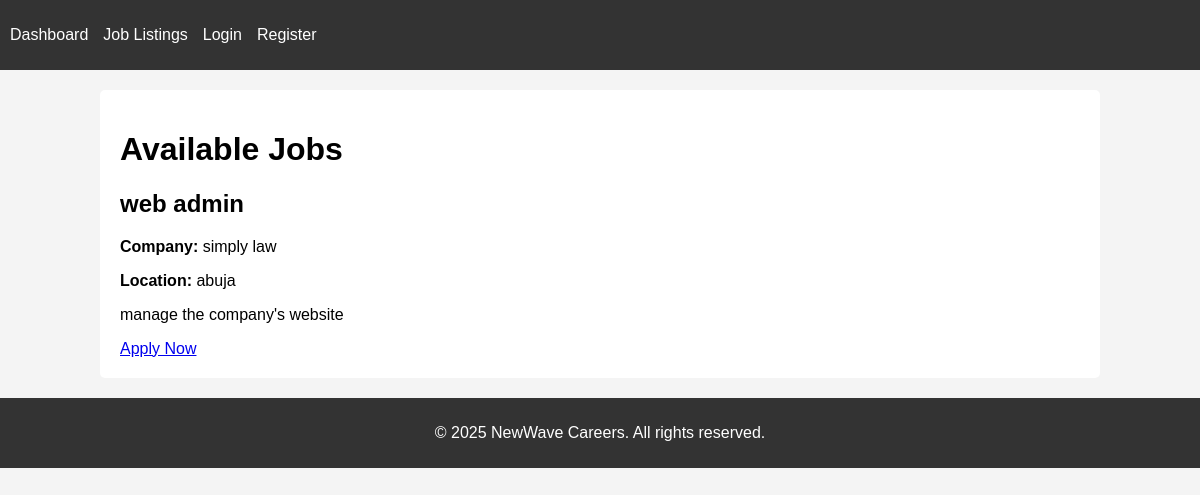
Page /jobs on the committed database.
### models.py (models this page shows, shortened)
class Job(db.Model):
    id = db.Column(db.Integer, primary_key=True)
    title = db.Column(db.String(100), nullable=False)
    description = db.Column(db.Text, nullable=False)
    company = db.Column(db.String(100), nullable=False)
    location = db.Column(db.String(100), nullable=False)
    date_posted = db.Column(db.DateTime, default=datetime.utcnow)
    applications = db.relationship('Application', backref='job', lazy=True)

### routes.py (the view)
@app.route("/jobs")
def jobs():
    job_list = Job.query.all()
    return render_template('jobs.html', jobs=job_list)

### templates/jobs.html
{% extends "layout.html" %}
{% block content %}
    <h1>Available Jobs</h1>
    {% for job in jobs %}
        <div>
            <h2>{{ job.title }}</h2>
            <p><strong>Company:</strong> {{ job.company }}</p>
            <p><strong>Location:</strong> {{ job.location }}</p>
            <p>{{ job.description }}</p>
            <a href="{{ url_for('apply', job_id=job.id) }}">Apply Now</a>
        </div>
    {% endfor %}
{% endblock %}

### static/style.css (style rules this page uses)
body { font-family: Arial, sans-serif; margin: 0; padding: 0; background-color: #f4f4f4; }

### rows in the picture
Job: title "web admin", company "simply law", location "abuja", description "manage the company's website"
